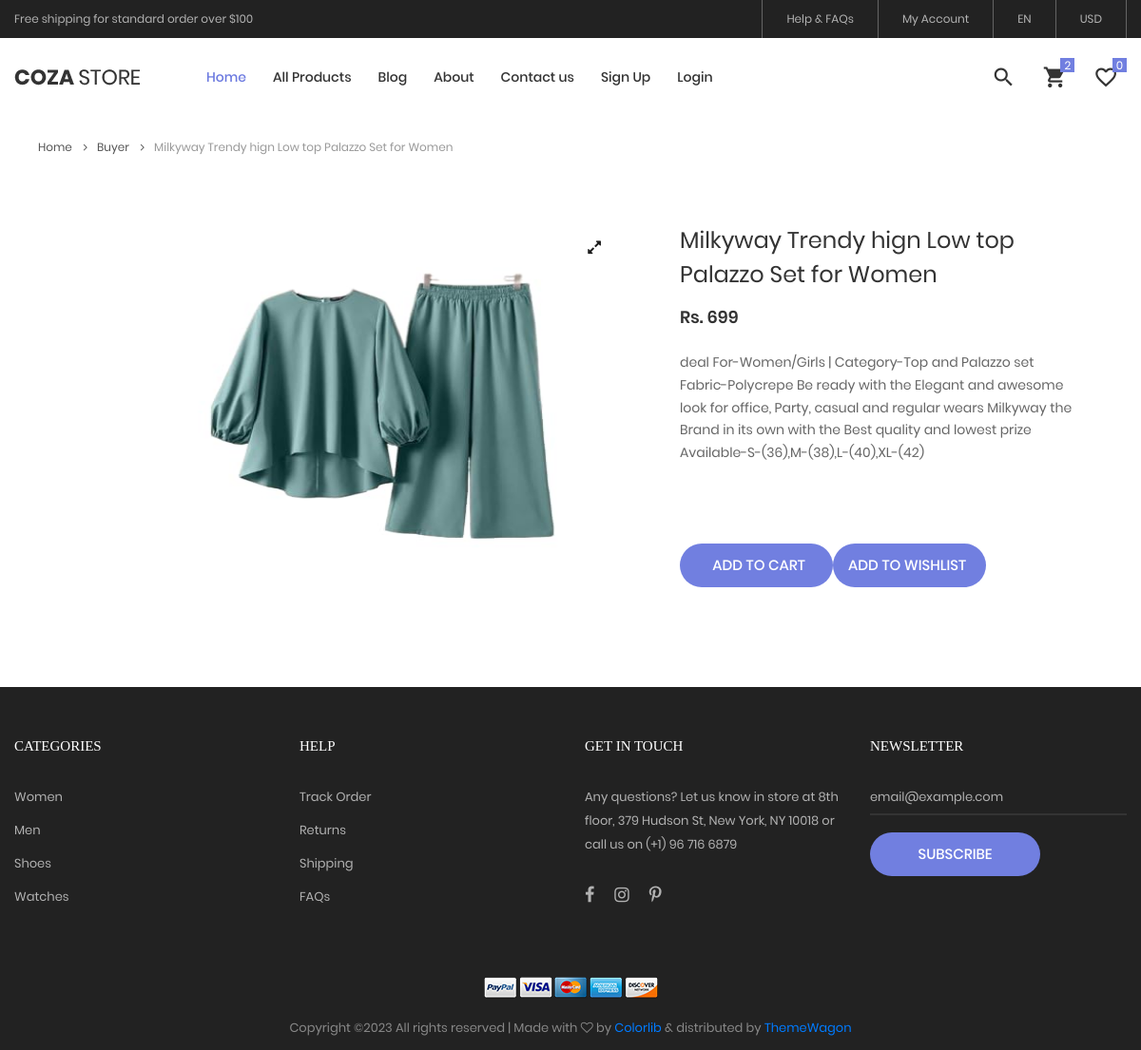
The app's page /Product_description/2/ with its own data.
### seller_Home_app/models.py (models this page shows)
class Product(models.Model):
    category = (
        ("Men","Men"),("Women","Women"),("kids","kids")
    )
    brand = (
        ('Levis',"Levis"),('pape',"pape"),('Danieam',"Danieam")
    )
    size=(
        ('S','S'),('M','M'),('L','L'),('XL','XL'),('XXL','XXL')
    )
    seller_key= models.ForeignKey(Account,on_delete=models.CASCADE)
    Product_name = models.CharField(max_length=25)
    Product_price = models.PositiveIntegerField()
    Product_category = models.CharField(max_length=20,choices=category)
    Product_brand = models.CharField(max_length=20,choices=brand)
    Product_size = models.CharField(max_length=20,choices=size)
    Product_image = models.ImageField(upload_to='Product_image/')
    Product_description = models.TextField(max_length=100)
    def __str__(self):
        print(self.Product_brand)
        return self.seller_key.user +"  "+ self.seller_key.Name + "  " + self.Product_brand + " " + self.Product_category

### Home_app/views.py (the view)
# urls.py: path('Product_description/<str:pk>/',views.Product_description,name="Product_description")
def Product_description(request,pk):
    product_details=Product.objects.get(id=pk)
    print("==========>",product_details.Product_size)
    print("==========>",product_details.Product_name)
    print("]]]]]]]]]]]]]]]]]]",product_details)
    return render(request,'Product_description.html',{'Product_details':product_details})

### Home_app/templates/Product_description.html (shortened to what this page needs)
{% extends 'base.html' %}
{% load static %}
	{% block body %}
	<div class="container">
		<div class="bread-crumb flex-w p-l-25 p-r-15 p-t-30 p-lr-0-lg">
			<a href="index.html" class="stext-109 cl8 hov-cl1 trans-04">
				Home
				<i class="fa fa-angle-right m-l-9 m-r-10" aria-hidden="true"></i>
			</a>
			<a href="product.html" class="stext-109 cl8 hov-cl1 trans-04">
				{{ Product_details.Product_size }}
				<i class="fa fa-angle-right m-l-9 m-r-10" aria-hidden="true"></i>
			</a>
			<span class="stext-109 cl4">
				{{ Product_details.Product_name }}
			</span>
		</div>
	</div>
	<section class="sec-product-detail bg0 p-t-65 p-b-60">
		<div class="container">
			<div class="row">
				<div class="col-md-6 col-lg-7 p-b-30">
					<div class="p-l-25 p-r-30 p-lr-0-lg">
						<div class="wrap-slick3 flex-sb flex-w">
							<div class="wrap-slick3-dots"></div>
							<div class="slick3 gallery-lb">
								<div class="item-slick3" data-thumb="images/product-detail-01.jpg">
									<div class="wrap-pic-w pos-relative">
										<img src="{{Product_details.Product_image.url}}" alt="IMG-PRODUCT" width="250px" height="400px">
										<a class="flex-c-m size-108 how-pos1 bor0 fs-16 cl10 bg0 hov-btn3 trans-04" href="images/product-detail-01.jpg">
											<i class="fa fa-expand"></i>
										</a>
									</div>
								</div>
							</div>
						</div>
					</div>
				</div>
				<div class="col-md-6 col-lg-5 p-b-30">
					<div class="p-r-50 p-t-5 p-lr-0-lg">
						<h4 class="mtext-105 cl2 js-name-detail p-b-14">
							{{Product_details.Product_name}}
						</h4>
						<span class="mtext-106 cl2">
							Rs. {{Product_details.Product_price}}
						</span>
						<p class="stext-102 cl3 p-t-23">
							{{Product_details.Product_description}}
						</p>
						<div class="p-t-33">
							<div class="flex-w flex-l-m p-b-15 "style="padding-top:50px;">
								<button class="flex-c-m stext-101 cl0 size-101 bg1 bor1 hov-btn1 p-lr-15 trans-04 js-addcart-detail" style="padding-right:10px;">
									Add to cart
								</button>
								<button class="flex-c-m stext-101 cl0 size-101 bg1 bor1 hov-btn1 p-lr-15 trans-04 js-addcart-detail" style="padding-left:10px;" >
									Add to wishlist
								</button>
								</div>
							</div>
						</div>
					</div>
				</div>
			</div>
	</section>
{% endblock %}

### Home_app/static/css/main.css (style rules this page uses)
.container { max-width: 1380px; }
@media (max-width: 1600px) { .container { max-width: 1200px; } }
.wrap-slick3 { position: relative; }
.wrap-slick3-dots { width: 11.111111%; }
.slick3 { width: 83.333333%; }
.cl0 { color: #fff; }
.cl2 { color: #333; }
.cl3 { color: #666; }
.cl4 { color: #999; }
.cl8 { color: #555; }
.cl10 { color: #1d1d1d; }
.stext-101 { font-family: Poppins-Medium; font-size: 15px; line-height: 1.466667; text-transform: uppercase; }
.stext-102 { font-family: Poppins-Regular; font-size: 14px; line-height: 1.7; }
.stext-109 { font-family: Poppins-Regular; font-size: 12px; line-height: 1.833333; }
.mtext-105 { font-family: Poppins-Regular; font-size: 24px; line-height: 1.5; }
.mtext-106 { font-family: Poppins-SemiBold; font-size: 18px; line-height: 1.388888; }
.size-101 { min-width: 161px; height: 46px; }
.size-108 { width: 40px; height: 40px; }
.bg0 { background-color: #fff; }
.bg1 { background-color: #717fe0; }
.bor0 { border-radius: 50%; }
.bor1 { border-radius: 23px; }
.how-pos1 { position: absolute; top: 10px; right: 10px; }

### records on screen
Product: Product_size "Buyer", Product_name "Milkyway Trendy hign Low top Palazzo Set for Women", Product_image (picture), Product_price "699", Product_description "deal For-Women/Girls | Category-Top and Palazzo set Fabric-Polycrepe Be ready with the Elegant and awesome look for office, Party, casual and regular wears Milkyway the Brand in its own with the Best quality and lowest prize Available-S-(36),M-(38),L-(40),XL-(42)"
